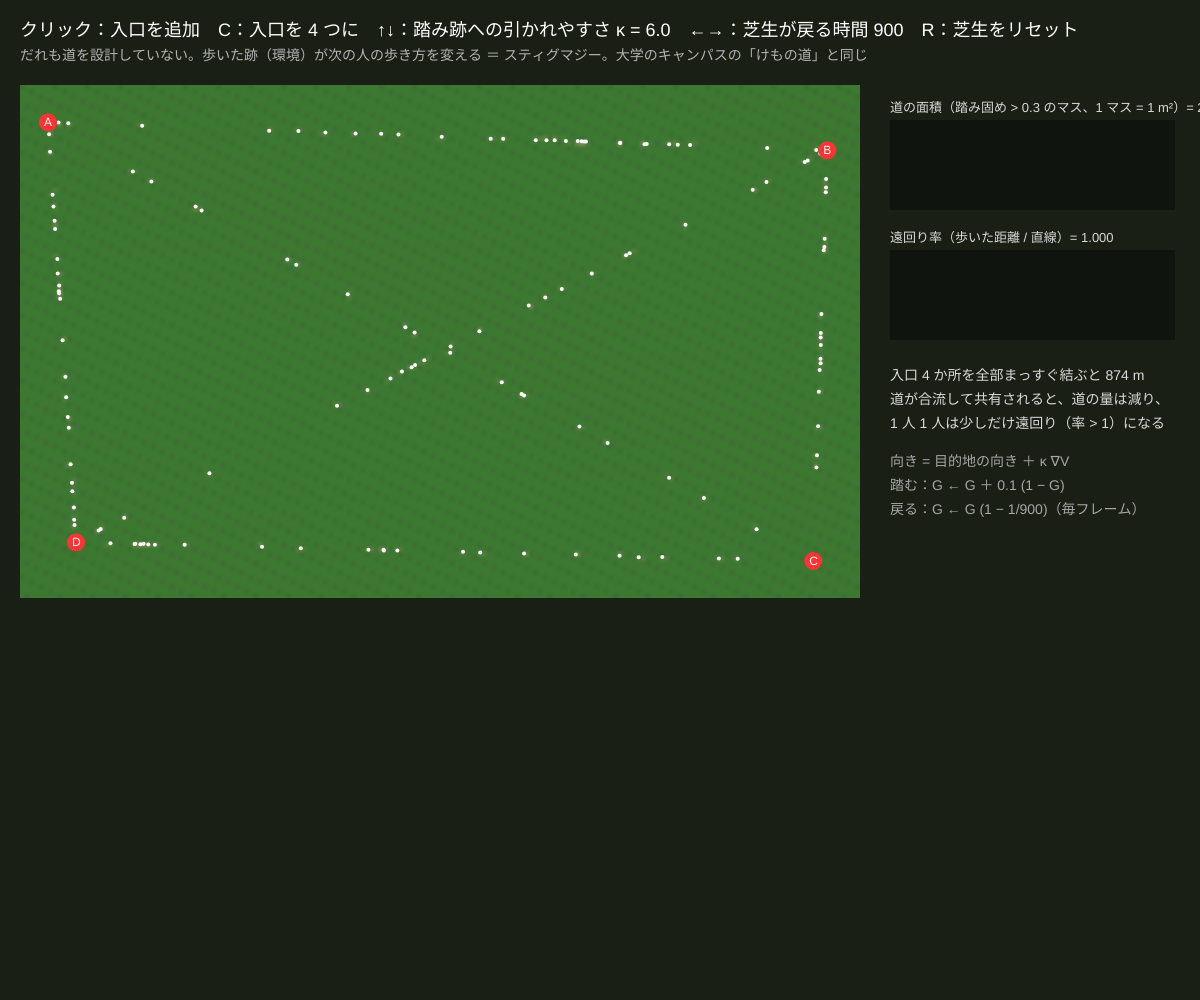
Frame 1 (no input)
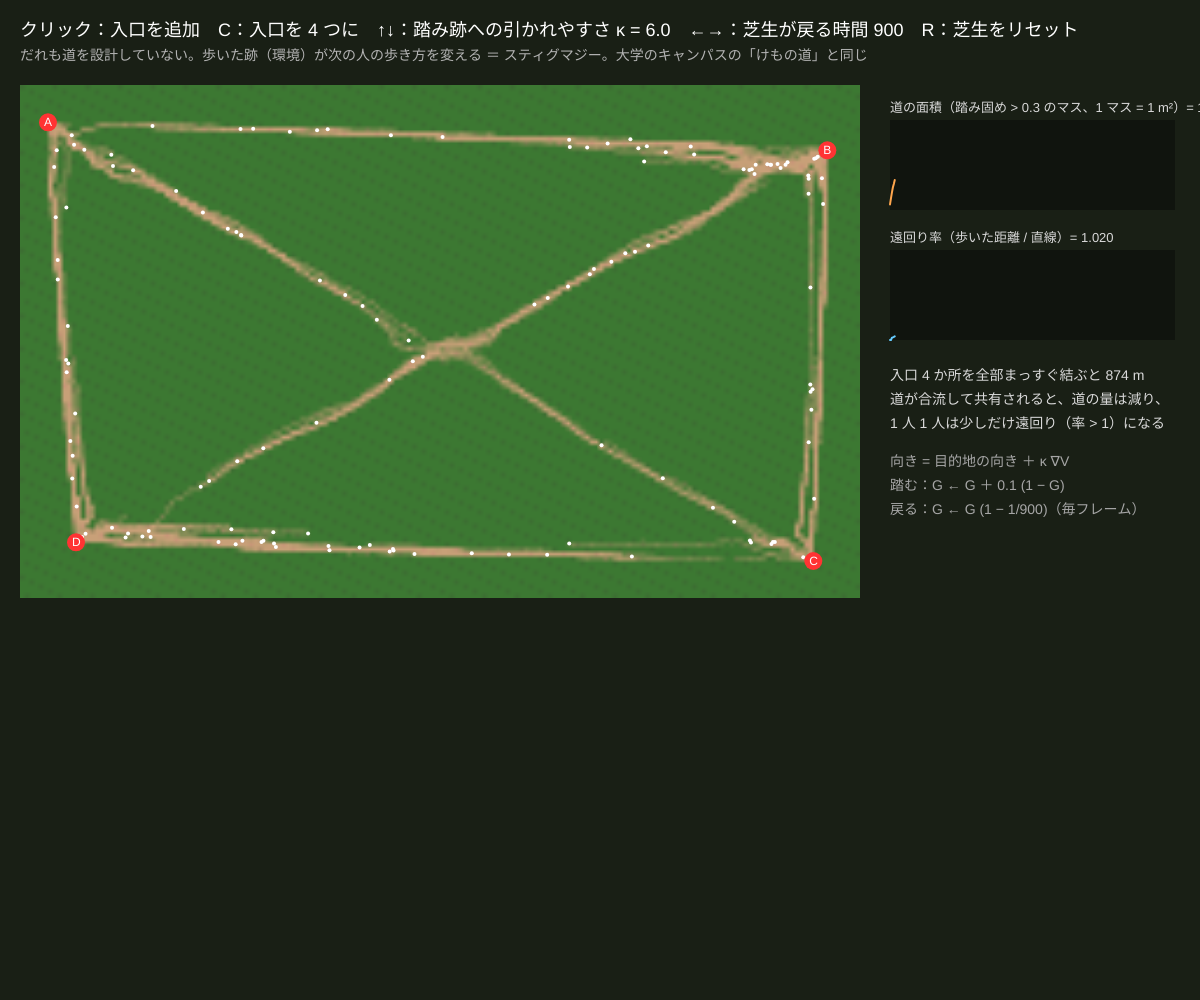
Frame 60 (no input)
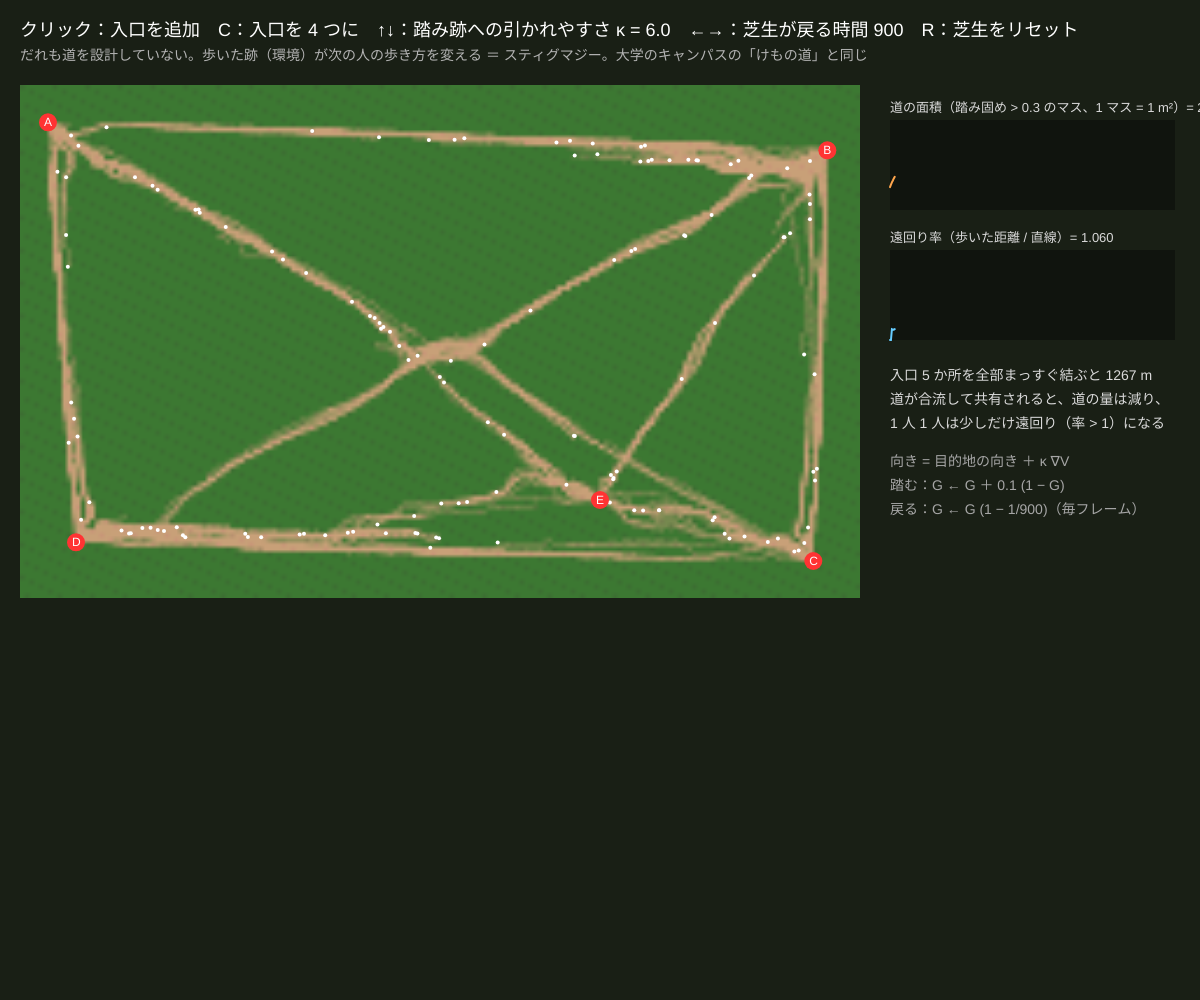
Frame 120 (the mouse pressed at the canvas centre since frame 60)

The p5.js sketch that drew these frames (run headless with seeded random() and noise() and a simulated clock; from frame 60 on, the mouse is pressed at the canvas centre):

// p5.js sketch
// ── sketch.js
// ============================================
// 11 歩くほど道になる ─ アクティブウォーカーモデル（Helbing）
// 芝生を横切る人は、目的地の方向に歩きながら、すでに踏まれて歩きやすい所（踏み跡）に少し引き寄せられる
// 歩いた所は踏み固められ、だれも歩かない所は芝生がまた生えてくる。すると「みんなで少しずつ遠回りして共有する道」のネットワークができる
// クリック = 入口を追加（最大 8）/ C = 入口を 4 つに戻す / ↑↓ = 踏み跡への引かれやすさ κ / ←→ = 芝生が戻る速さ / R = 芝生をリセット
// ============================================

let GW = 180, GH = 110;          // ★ 芝生の格子（1 マス = 1 m とする）
let nWalkers = 140;              // ★ 歩く人の数
let kappa = 6;                   // 踏み跡への引かれやすさ κ
let trample = 0.1;               // ★ 1 歩で踏み固める強さ
let regrowT = 900;               // 芝生が戻る時間（フレーム）
let speedC = 0.45;               // ★ 1 ステップに歩くマス数
let stepsPerFrame = 2;
let G, V, tmpA, walkers = [], gates = [];
let buf, lenHist = [], detHist = [], trips = [], netLen = 0, direct = 0;

function setup() {
  createCanvas(windowWidth, windowHeight);
  colorMode(HSB, 360, 100, 100, 100);
  buf = createGraphics(GW, GH); buf.pixelDensity(1);
  G = new Float32Array(GW * GH); V = new Float32Array(GW * GH); tmpA = new Float32Array(GW * GH);
  defaultGates();
}

function defaultGates() {
  gates = [[6, 8], [GW - 7, 14], [GW - 10, GH - 8], [12, GH - 12]];
  resetWalkers();
}
function resetWalkers() {
  walkers = [];
  for (let i = 0; i < nWalkers; i++) walkers.push(spawn(Math.floor(Math.random() * gates.length), true));
  trips = []; lenHist = []; detHist = [];
  direct = 0;                                                    // 入口どうしを全部まっすぐ結んだ長さ（比べる目安）
  for (let i = 0; i < gates.length; i++) for (let j = i + 1; j < gates.length; j++) direct += Math.hypot(gates[i][0] - gates[j][0], gates[i][1] - gates[j][1]);
}
function spawn(from, scatter) {
  let to = Math.floor(Math.random() * (gates.length - 1)); if (to >= from) to++;
  let w = { x: gates[from][0], y: gates[from][1], to, walked: 0, sx: gates[from][0], sy: gates[from][1] };
  if (scatter) { let t = Math.random(); w.x += (gates[to][0] - w.x) * t; w.y += (gates[to][1] - w.y) * t; w.sx = w.x; w.sy = w.y; }
  return w;
}
function idx(x, y) { return constrain(Math.floor(y), 0, GH - 1) * GW + constrain(Math.floor(x), 0, GW - 1); }

// 見える踏み跡 V = 踏み固め G をぼかしたもの（遠くの道もぼんやり見える）
function blurField() {
  let R = 4;
  for (let y = 0; y < GH; y++) { let s = 0; for (let x = -R; x <= R; x++) s += G[y * GW + constrain(x, 0, GW - 1)];
    for (let x = 0; x < GW; x++) { tmpA[y * GW + x] = s / (2 * R + 1); s += G[y * GW + Math.min(x + R + 1, GW - 1)] - G[y * GW + Math.max(x - R, 0)]; } }
  for (let x = 0; x < GW; x++) { let s = 0; for (let y = -R; y <= R; y++) s += tmpA[constrain(y, 0, GH - 1) * GW + x];
    for (let y = 0; y < GH; y++) { V[y * GW + x] = s / (2 * R + 1); s += tmpA[Math.min(y + R + 1, GH - 1) * GW + x] - tmpA[Math.max(y - R, 0) * GW + x]; } }
}

// ★ 1 人の 1 歩：目的地の向き ＋ κ × 踏み跡の坂（∇V）
function walk(w) {
  let gx = gates[w.to][0] - w.x, gy = gates[w.to][1] - w.y, gd = Math.hypot(gx, gy);
  if (gd < 2) {                                                 // 着いた：遠回り率を記録して、次の目的地へ
    let straight = Math.hypot(w.x - w.sx, w.y - w.sy);
    if (straight > 20) { trips.push(w.walked / straight); if (trips.length > 60) trips.shift(); }
    Object.assign(w, spawn(w.to, false));
    return;
  }
  let vx = (V[idx(w.x + 1, w.y)] - V[idx(w.x - 1, w.y)]) / 2, vy = (V[idx(w.x, w.y + 1)] - V[idx(w.x, w.y - 1)]) / 2;
  let near = Math.min(1, gd / 10);                               // 目的地のすぐ近くでは、まっすぐ向かう
  let tx = near * kappa * vx * 10, ty = near * kappa * vy * 10, tm = Math.hypot(tx, ty);
  if (tm > 0.85) { tx *= 0.85 / tm; ty *= 0.85 / tm; }            // 踏み跡の引きは目的地の引きより弱くする（行き止まりで迷わない）
  let dx = gx / gd + tx, dy = gy / gd + ty;
  let m = Math.hypot(dx, dy) + 1e-9;
  w.x = constrain(w.x + (dx / m) * speedC + (Math.random() - 0.5) * 0.15, 0, GW - 1);
  w.y = constrain(w.y + (dy / m) * speedC + (Math.random() - 0.5) * 0.15, 0, GH - 1);
  w.walked += speedC;
  let i = idx(w.x, w.y);
  G[i] += trample * (1 - G[i]);                                   // 踏み固める（1 まで）
}

function draw() {
  background(95, 30, 12);
  if (frameCount % 3 === 0) blurField();
  for (let s = 0; s < stepsPerFrame; s++) for (let w of walkers) walk(w);
  let decay = 1 / regrowT, cnt = 0;
  for (let i = 0; i < GW * GH; i++) { G[i] -= G[i] * decay; if (G[i] > 0.3) cnt++; }   // 芝生が戻る
  netLen = cnt;
  if (frameCount % 10 === 0) {
    lenHist.push(netLen); detHist.push(trips.length ? trips.reduce((a, b) => a + b, 0) / trips.length : 1);
    if (lenHist.length > 300) { lenHist.shift(); detHist.shift(); }
  }
  // ---- 芝生（緑）と道（土色）
  buf.loadPixels();
  for (let i = 0; i < GW * GH; i++) {
    let g = Math.min(G[i] * 1.6, 1);
    buf.pixels[i * 4] = 60 + 140 * g; buf.pixels[i * 4 + 1] = 120 + 40 * g - 10 * (i % 7 === 0); buf.pixels[i * 4 + 2] = 50 + 70 * g; buf.pixels[i * 4 + 3] = 255;
  }
  buf.updatePixels();
  let a = area();
  image(buf, a.x, a.y, a.w, a.h);
  let k = a.w / GW;
  noStroke(); fill(0, 0, 100);
  for (let w of walkers) circle(a.x + w.x * k, a.y + w.y * k, 4);
  for (let i = 0; i < gates.length; i++) { fill(0, 80, 100); circle(a.x + gates[i][0] * k, a.y + gates[i][1] * k, 18); fill(0, 0, 100); textSize(12); text(String.fromCharCode(65 + i), a.x + gates[i][0] * k - 4, a.y + gates[i][1] * k + 4); }

  // ---- 右：数字とグラフ
  let gx = a.x + a.w + 30, gw = width - gx - 25;
  let det = detHist.length ? detHist[detHist.length - 1] : 1;
  drawPlot(lenHist, gx, 120, gw, 90, 0, Math.max(direct * 5, 100), color(30, 70, 100), '道の面積（踏み固め > 0.3 のマス、1 マス = 1 m²）= ' + netLen + ' m²');
  drawPlot(detHist, gx, 250, gw, 90, 1, 1.5, color(200, 60, 100), '遠回り率（歩いた距離 / 直線）= ' + nf(det, 1, 3));
  noStroke(); fill(0, 0, 85); textSize(14);
  text('入口 ' + gates.length + ' か所を全部まっすぐ結ぶと ' + nf(direct, 1, 0) + ' m', gx, 380);
  text('道が合流して共有されると、道の量は減り、', gx, 404);
  text('1 人 1 人は少しだけ遠回り（率 > 1）になる', gx, 428);
  fill(0, 0, 65);
  text('向き = 目的地の向き ＋ κ ∇V', gx, 466);
  text('踏む：G ← G ＋ ' + trample + ' (1 − G)', gx, 490);
  text('戻る：G ← G (1 − 1/' + regrowT + ')（毎フレーム）', gx, 514);

  fill(0, 0, 100); textSize(18);
  text('クリック：入口を追加　C：入口を 4 つに　↑↓：踏み跡への引かれやすさ κ = ' + nf(kappa, 1, 1) + '　←→：芝生が戻る時間 ' + regrowT + '　R：芝生をリセット', 20, 36);
  fill(0, 0, 70); textSize(14);
  text('だれも道を設計していない。歩いた跡（環境）が次の人の歩き方を変える ＝ スティグマジー。大学のキャンパスの「けもの道」と同じ', 20, 60);
}

function mousePressed() {
  let a = area();
  if (mouseX < a.x || mouseX > a.x + a.w || mouseY < a.y || mouseY > a.y + a.h || gates.length >= 8) return;
  gates.push([((mouseX - a.x) / a.w) * GW, ((mouseY - a.y) / a.h) * GH]);
  resetWalkers();
}
function keyPressed() {
  if (key === UP_ARROW) kappa = Math.min(kappa + 1, 20);
  if (key === DOWN_ARROW) kappa = Math.max(kappa - 1, 0);
  if (key === RIGHT_ARROW) regrowT = Math.min(regrowT + 150, 3000);
  if (key === LEFT_ARROW) regrowT = Math.max(regrowT - 150, 150);
  if (key === 'c' || key === 'C') defaultGates();
  if (key === 'r' || key === 'R') { G.fill(0); V.fill(0); resetWalkers(); }
}

// ---------- やってみよう ----------
// 1. 最初はまっすぐな線（入口どうしの直線）がたくさんできる。時間がたつと、何本かがまとまって Y 字の分かれ道になる？
// 2. κ = 0 にすると、みんな直線で歩く（遠回り率 1.0）。道の総延長はどうなる？ κ = 15 だと？
// 3. ← で芝生が早く戻るようにすると、あまり使われない道は消える。どの道が残る？
// 4. 入口を三角形に 3 つだけ置く（C のあと R、クリック）と、真ん中で 3 本が合流する形（シュタイナー点）ができる？
// 5. 自分の大学で、芝生に「けもの道」ができている所を探してみよう。設計した道と比べると？

// ==================================================
// ここから下は「描くための道具」です
// ==================================================
function area() {
  let w = Math.min(width * 0.7, ((height - 110) * GW) / GH), h = (w * GH) / GW;
  return { x: 20, y: 85, w, h };
}
function drawPlot(arr, x, y, w, h, lo, hi, c, title) {
  noStroke(); fill(0, 0, 0, 35); rect(x, y, w, h);
  fill(0, 0, 85); textSize(13); text(title, x, y - 8);
  if (arr.length < 2) return;
  noFill(); stroke(c); strokeWeight(2);
  beginShape();
  for (let i = 0; i < arr.length; i++) vertex(x + (i / 299) * w, y + h - constrain((arr[i] - lo) / (hi - lo), 0, 1) * h);
  endShape();
}
